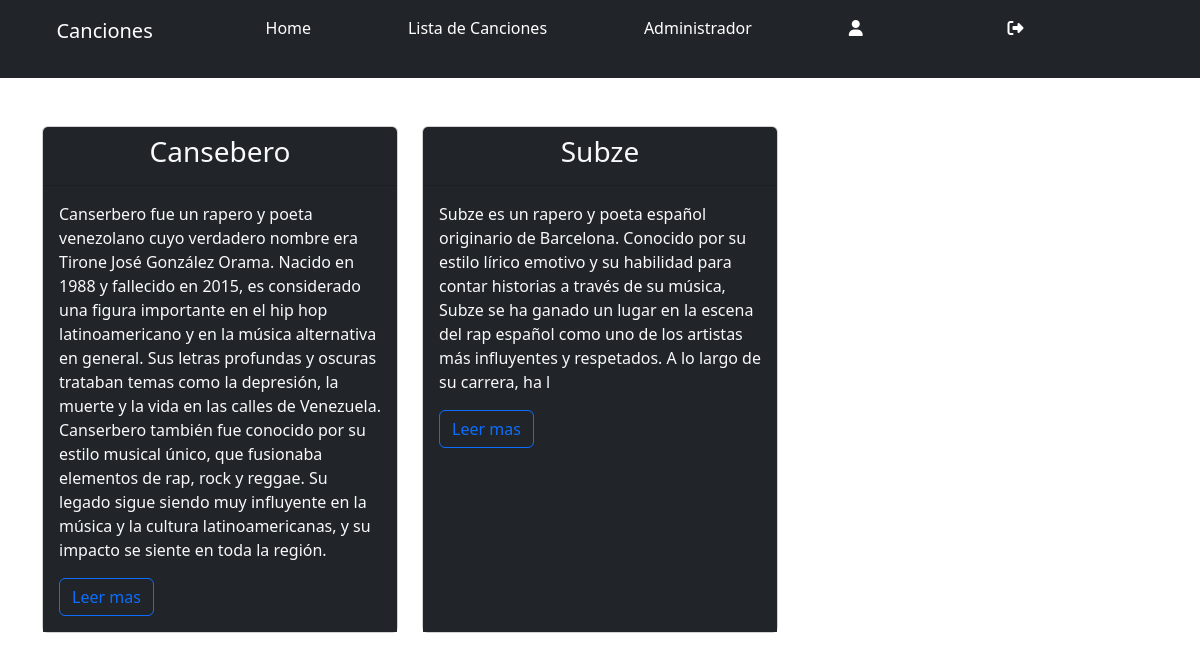
Page /Inicio on the earlier database version.
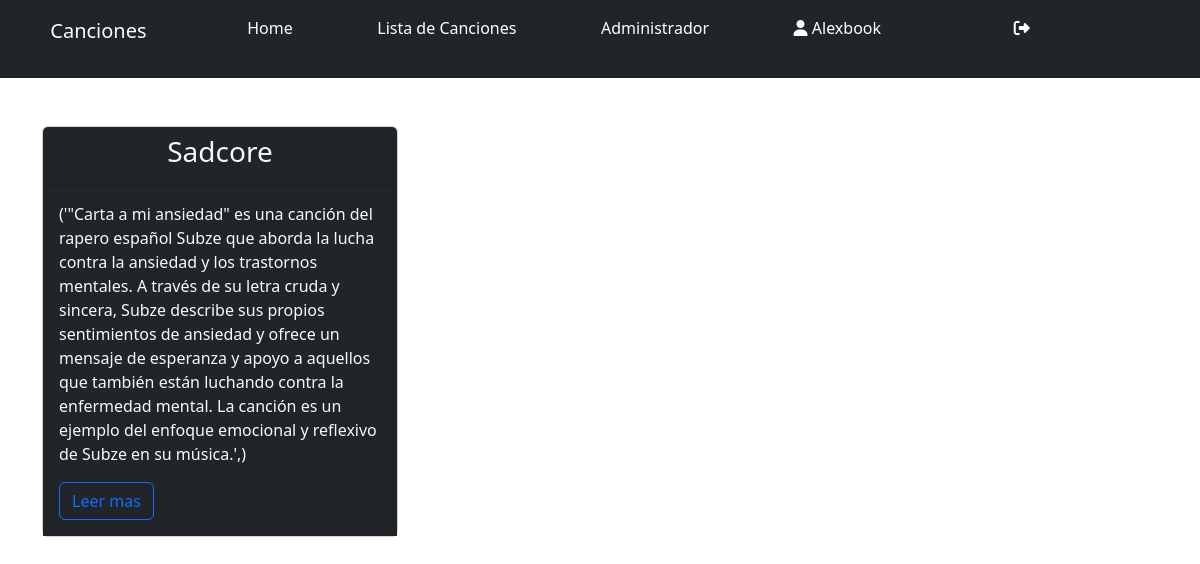
Same page on the later database version.
### App/models.py (models this page shows, shortened)
class Artista(models.Model):
    id = models.IntegerField( primary_key=True, verbose_name='ID')
    nombre = models.CharField(verbose_name='Nombre del Artista', max_length=150)
    descripcion = models.CharField(verbose_name='Descripcion', max_length=300)

class Usuarios(models.Model):
    id = models.AutoField(auto_created=True, primary_key=True)
    usuario = models.CharField(verbose_name='Usuario', max_length=20)
    contrasenia = models.IntegerField(verbose_name='Contraseña')
    fecha_creacion = models.DateField(verbose_name='Fecha de Creacion', auto_created=True)

### App/views.py (the view)
# urls.py: path('Inicio', views.Inicio, name='Inicio'),
def Inicio(request):
    usuario = Usuarios.objects.values()
    artista = Artista.objects.values()
    return render(request,'crud/inicio.html',{'listado': usuario, 'artista':artista})

### App/templates/crud/inicio.html (shortened to what this page needs)
{% load static %}
<!doctype html>
<html lang="en">
<head>
  <link href="https://cdn.jsdelivr.net/npm/bootstrap@5.2.1/dist/css/bootstrap.min.css" rel="stylesheet"
>
    <link rel="stylesheet" href="https://cdnjs.cloudflare.com/ajax/libs/font-awesome/6.3.0/css/all.min.css" />
</head>
<body>
  <header>
    <nav class="navbar bg-dark text-white">
            <ul class="d-flex p-2  justify-content-around " style=" width:90%;    list-style: none;
      ">
        <li>
          <a class="navbar-brand text-white " href="{% url 'Inicio'  %}">Canciones</a>
        </li>
        <li class="nav-item">
          <a class="nav-link active text-white" aria-current="page" href="{% url 'Inicio'  %}">Home</a>
        </li>
        <li class="nav-item">
          <a class="nav-link text-white" href="{% url 'Lista' %}">Lista de Canciones</a>
        </li>
        <li class="nav-item">
          <a class="nav-link text-white" href="{% url 'Administrador' %}">Administrador</a>
        </li>
        <li class="nav-item">
          <i class="fa fa-solid fa-user"> </i>
          {% for item in listado  %}
          {{item.usuario}}
          {% endfor %}
        </li>
        <li class="nav-item">
          <a href="{% url 'salir' %}" class="ms-5 text-white"> <i class="fa fa-solid fa-right-from-bracket" aria-hidden="true"></i></a>
        </li>
    </nav>
  </header>
  <main class="container mt-5">
    <div class="row row-cols-1 row-cols-md-3 g-4">
      {% for i in artista %}
        <div class="col">
          <div class="card h-100">
              <div class="card-header bg-dark text-light">
              <h3 class="text-center fs-3 text-capitalize">{{i.nombre}}</h3>
              </div>
                      <div class="card-body bg-dark text-light">
              <p>
                {{i.descripcion}}
              </p>
              <a href="{% url 'Listado' i.id %}" class="btn btn-outline-primary">Leer mas</a>
            </div>
          </div>
        </div>
      {% endfor %}
      </div>
  </main>
</body>
</html>

Differences in the rows shown:
removed Artista: nombre "Cansebero", descripcion "Canserbero fue un rapero y poeta venezolano cuyo verdadero nombre era Tirone José González Orama. Nacido en 1988 y fallecido en 2015, es considerado una figura importante en el hip hop latinoamericano y en la música alternativa en general. Sus letras profundas y oscuras trataban temas como la depresión, la muerte y la vida en las calles de Venezuela. Canserbero también fue conocido por su estilo musical único, que fusionaba elementos de rap, rock y reggae. Su legado sigue siendo muy influyente en la música y la cultura latinoamericanas, y su impacto se siente en toda la región."
removed Artista: nombre "Subze", descripcion "Subze es un rapero y poeta español originario de Barcelona. Conocido por su estilo lírico emotivo y su habilidad para contar historias a través de su música, Subze se ha ganado un lugar en la escena del rap español como uno de los artistas más influyentes y respetados. A lo largo de su carrera, ha l"
added Usuarios: usuario "Alexbook"
added Artista: nombre "Sadcore", descripcion "('\"Carta a mi ansiedad\" es una canción del rapero español Subze que aborda la lucha contra la ansiedad y los trastornos mentales. A través de su letra cruda y sincera, Subze describe sus propios sentimientos de ansiedad y ofrece un mensaje de esperanza y apoyo a aquellos que también están luchando contra la enfermedad mental. La canción es un ejemplo del enfoque emocional y reflexivo de Subze en su música.',)"
